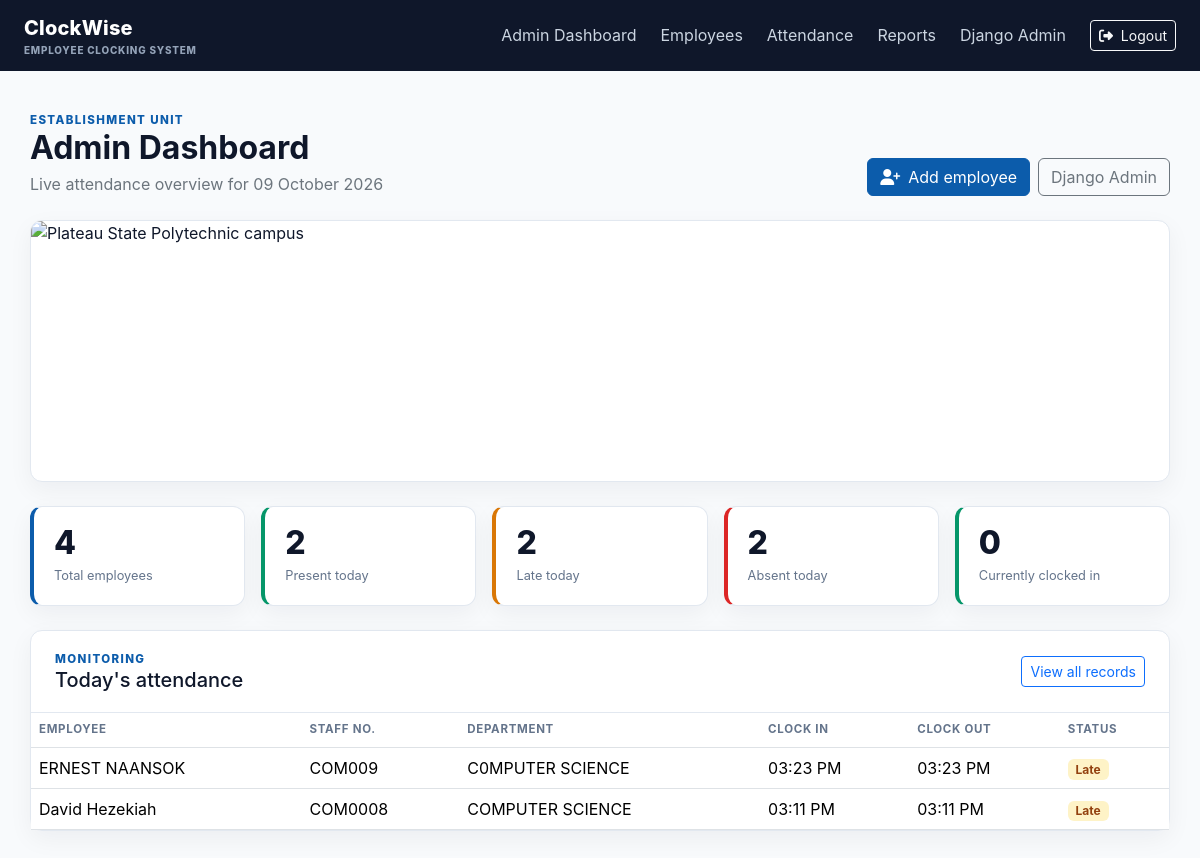
/admin-dashboard/ (signed in), run on the app's committed database.
### uploads/models.py (models this page shows, shortened)
class Attendance(models.Model):
    STATUS_PRESENT = 'present'
    STATUS_LATE = 'late'
    STATUS_CHOICES = ((STATUS_PRESENT, 'Present'), (STATUS_LATE, 'Late'))
    employee = models.ForeignKey(Employee, on_delete=models.CASCADE, related_name='attendance_records')
    attendance_date = models.DateField(default=timezone.localdate)
    clock_in_time = models.DateTimeField()
    clock_out_time = models.DateTimeField(null=True, blank=True)
    clock_in_face = models.FileField(upload_to='attendance_faces/', blank=True)
    clock_out_face = models.FileField(upload_to='attendance_faces/', blank=True)
    status = models.CharField(max_length=20, choices=STATUS_CHOICES)
    class Meta:
        ordering = ['-attendance_date', '-clock_in_time']
        constraints = [models.UniqueConstraint(fields=['employee', 'attendance_date'], name='one_attendance_per_employee_day')]

class Employee(models.Model):
    ROLE_EMPLOYEE = 'employee'
    ROLE_ADMIN = 'admin'
    ROLE_CHOICES = ((ROLE_EMPLOYEE, 'Employee / Staff'), (ROLE_ADMIN, 'Administrator'))
    user = models.OneToOneField(User, on_delete=models.CASCADE, related_name='employee')
    staff_no = models.CharField(max_length=40, unique=True)
    department = models.CharField(max_length=120)
    designation = models.CharField(max_length=120)
    role = models.CharField(max_length=20, choices=ROLE_CHOICES, default=ROLE_EMPLOYEE)
    is_active = models.BooleanField(default=True)
    class Meta:
        ordering = ['staff_no']
    @property
    def display_name(self):
        return self.user.get_full_name() or self.user.username

### uploads/views.py (the view)
# urls.py: path('admin-dashboard/', admin_dashboard, name='admin_dashboard'),
@login_required
@user_passes_test(is_admin)
def admin_dashboard(request):
    today = timezone.localdate()
    records = Attendance.objects.filter(attendance_date=today).select_related('employee__user')
    total = Employee.objects.filter(is_active=True).count()
    present = records.count()
    return render(request, 'admin_dashboard.html', {
        'records': records,
        'total_employees': total,
        'present_today': present,
        'late_today': records.filter(status=Attendance.STATUS_LATE).count(),
        'absent_today': max(total - present, 0),
        'currently_clocked_in': records.filter(clock_out_time__isnull=True).count(),
        'today': today,
    })

### uploads/views.py (called while the page is built)
def is_admin(user):
    employee = getattr(user, 'employee', None)
    return user.is_authenticated and (user.is_superuser or getattr(employee, 'role', '') == Employee.ROLE_ADMIN)

### templates/admin_dashboard.html (shortened to what this page needs)
{% extends 'base.html' %}
{% block content %}
<div class="d-flex flex-wrap justify-content-between align-items-end gap-3 mb-4"><div><div class="eyebrow">Establishment Unit</div><h1 class="h2 fw-bold mb-1">Admin Dashboard</h1><p class="text-secondary mb-0">Live attendance overview for {{ today|date:'d F Y' }}</p></div><div class="d-flex gap-2"><a class="btn btn-primary" href="{% url 'admin:uploads_employee_add' %}"><i class="fas fa-user-plus me-2"></i>Add employee</a><a class="btn btn-outline-secondary" href="{% url 'admin:index' %}">Django Admin</a></div></div>
<div id="adminDashboardImages" class="carousel slide panel overflow-hidden mb-4" data-bs-ride="carousel" data-bs-interval="5000">
	<div class="carousel-indicators"><button type="button" data-bs-target="#adminDashboardImages" data-bs-slide-to="0" class="active" aria-current="true" aria-label="Dashboard image 1"></button><button type="button" data-bs-target="#adminDashboardImages" data-bs-slide-to="1" aria-label="Dashboard image 2"></button></div>
	<div class="carousel-inner"><div class="carousel-item active"><img src="https://i.imgur.com/cq6GQU2.jpeg" class="d-block w-100" style="height:260px;object-fit:cover" alt="Plateau State Polytechnic campus"></div></div>
	<button class="carousel-control-prev" type="button" data-bs-target="#adminDashboardImages" data-bs-slide="prev"><span class="carousel-control-prev-icon" aria-hidden="true"></span><span class="visually-hidden">Previous</span></button>
	<button class="carousel-control-next" type="button" data-bs-target="#adminDashboardImages" data-bs-slide="next"><span class="carousel-control-next-icon" aria-hidden="true"></span><span class="visually-hidden">Next</span></button>
</div>
<div class="row g-3 mb-4"><div class="col-6 col-lg"><div class="panel metric"><div class="metric-value">{{ total_employees }}</div><div class="metric-label">Total employees</div></div></div><div class="col-6 col-lg"><div class="panel metric green"><div class="metric-value">{{ present_today }}</div><div class="metric-label">Present today</div></div></div><div class="col-6 col-lg"><div class="panel metric amber"><div class="metric-value">{{ late_today }}</div><div class="metric-label">Late today</div></div></div><div class="col-6 col-lg"><div class="panel metric red"><div class="metric-value">{{ absent_today }}</div><div class="metric-label">Absent today</div></div></div><div class="col-6 col-lg"><div class="panel metric green"><div class="metric-value">{{ currently_clocked_in }}</div><div class="metric-label">Currently clocked in</div></div></div></div>
<div class="panel"><div class="panel-header d-flex justify-content-between align-items-center"><div><div class="eyebrow">Monitoring</div><h2 class="h5 mb-0">Today's attendance</h2></div><a class="btn btn-sm btn-outline-primary" href="{% url 'attendance_records' %}">View all records</a></div><div class="table-responsive"><table class="table align-middle mb-0"><thead><tr><th>Employee</th><th>Staff no.</th><th>Department</th><th>Clock in</th><th>Clock out</th><th>Status</th></tr></thead><tbody>{% for record in records %}<tr><td>{{ record.employee.display_name }}</td><td>{{ record.employee.staff_no }}</td><td>{{ record.employee.department }}</td><td>{{ record.clock_in_time|date:'h:i A' }}</td><td>{% if record.clock_out_time %}{{ record.clock_out_time|date:'h:i A' }}{% else %}--{% endif %}</td><td><span class="badge {% if record.status == 'late' %}badge-late{% else %}badge-present{% endif %}">{{ record.get_status_display }}</span></td></tr>{% empty %}<tr><td colspan="6" class="text-center text-secondary py-4">No one has clocked in today.</td></tr>{% endfor %}</tbody></table></div></div>
{% endblock %}

### templates/base.html (style rules this page uses)
:root { --ink:#0f172a; --muted:#64748b; --blue:#0c5cab; --green:#059669; --line:#e2e8f0; --wash:#f8fafc; }
body { background:var(--wash); color:var(--ink); font-family:Inter,system-ui,sans-serif; }
.panel { background:#fff; border:1px solid var(--line); border-radius:12px; box-shadow:0 8px 24px rgba(15,23,42,.05); }
.panel-header { padding:1.25rem 1.5rem; border-bottom:1px solid var(--line); }
.eyebrow { color:var(--blue); font-size:.72rem; font-weight:800; letter-spacing:.12em; text-transform:uppercase; }
.metric { padding:1.25rem; border-left:4px solid var(--blue); }
.metric.green { border-left-color:var(--green); }
.metric.amber { border-left-color:#d97706; }
.metric.red { border-left-color:#dc2626; }
.metric-value { font-size:2rem; font-weight:800; line-height:1; }
.metric-label { color:var(--muted); font-size:.8rem; margin-top:.45rem; }
.btn-primary { background:var(--blue); border-color:var(--blue); }
.table th { color:var(--muted); font-size:.72rem; text-transform:uppercase; letter-spacing:.06em; white-space:nowrap; }
.badge-late { background:#fef3c7; color:#92400e; }

### data on the page
Attendance: employee.display_name "ERNEST NAANSOK", employee.staff_no "COM009", employee.department "C0MPUTER SCIENCE", clock_in_time "03:23 PM", clock_out_time "03:23 PM", status "Late"
Attendance: employee.display_name "David Hezekiah", employee.staff_no "COM0008", employee.department "COMPUTER SCIENCE", clock_in_time "03:11 PM", clock_out_time "03:11 PM", status "Late"

### other printed values
{{ today|date:'d F Y' }} "09 October 2026"
{{ total_employees }} "4"
{{ present_today }} "2"
{{ late_today }} "2"
{{ absent_today }} "2"
{{ currently_clocked_in }} "0"
